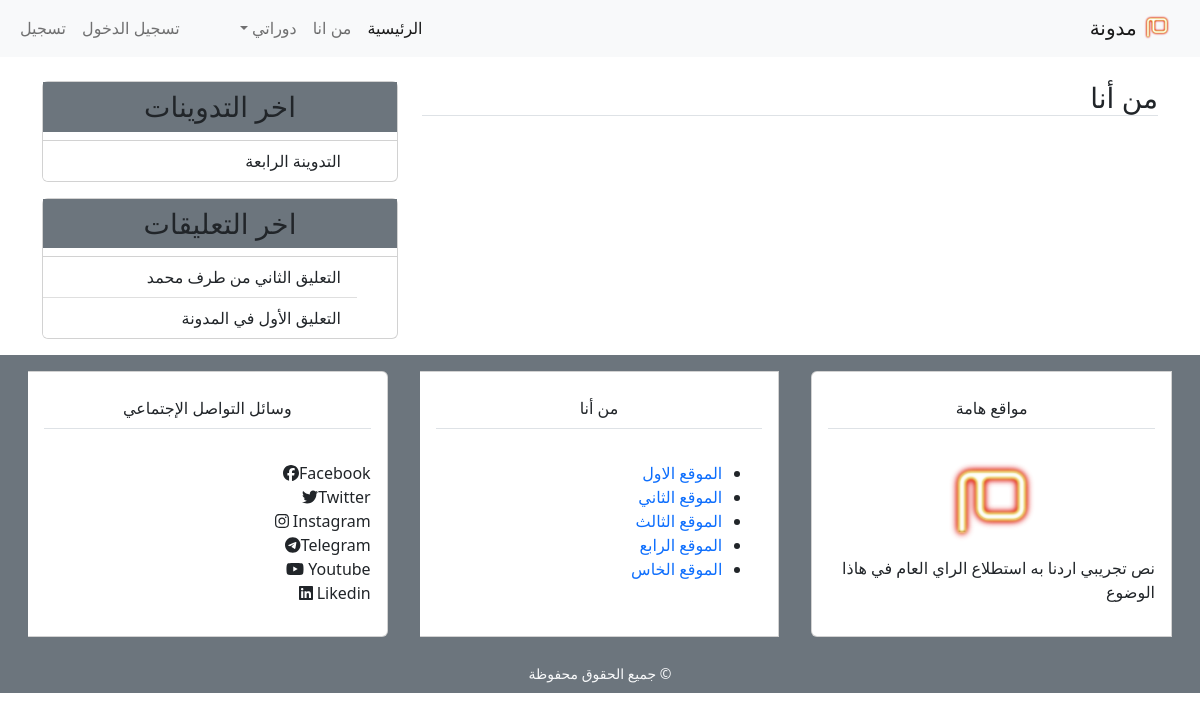
Page /about/ on the earlier database version.
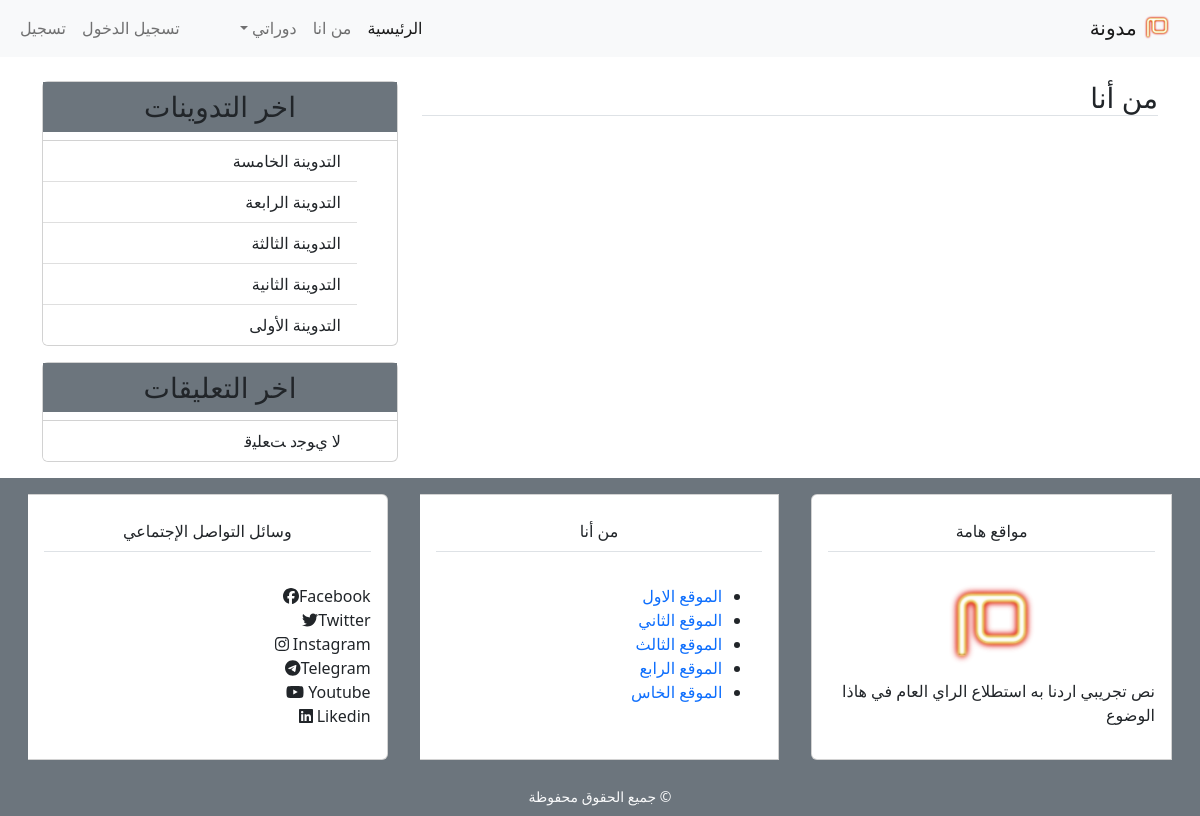
Same page on the later database version.
### blog/models.py (models this page shows, shortened)
class Post(models.Model):
    title = models.CharField(max_length=100)
    content = models.TextField()
    post_date = models.DateTimeField(default=timezone.now)
    post_update = models.DateTimeField(auto_now=True)
    author = models.ForeignKey(User, on_delete=models.CASCADE)
    class Meta:
        ordering = ('-post_date', )

class Comment(models.Model):
    name = models.CharField(max_length=50, verbose_name='الإسم')
    email = models.EmailField(verbose_name='البريد الإلكتروني')
    body = models.TextField(verbose_name='التعليق')
    comment_date = models.DateTimeField(auto_now_add=True)
    active = models.BooleanField(default=False)
    post = models.ForeignKey(Post, on_delete=models.CASCADE, related_name='comments')
    class Meta:
        ordering = ('-name', )

### blog/views.py (the view)
# urls.py: path('about/', views.about, name='about'),
def about(request):
    return render(request, 'blog/about.html', {'title': 'من أنا'})

### blog/templatetags/post_tag.py (called while the page is built)
@register.inclusion_tag('blog/latest_posts.html')
def latest_posts():
    context = {
        'l_posts': Post.objects.all()[0:5],
    }
    return context

@register.inclusion_tag('blog/latest_comments.html')
def latest_comments():
    context = {
        'l_comments': Comment.objects.filter(active=True)[0:5],
    }
    return context

### blog/templates/blog/about.html
{% extends 'blog/base.html' %}
{% block content %}
<h3 class="border-bottom">من أنا</h3>
{% endblock content %}

### blog/templates/blog/latest_posts.html
<ul class="list-group list-group-flush">
  {% for post in l_posts %}
  <li class="list-group-item">
    <a class="text-dark" href="{% url 'detail' post.pk %}">{{post.title}}</a>
  </li>
  {% empty %}
  <li class="border p-4 m-2">لاتوجد حاليا أية تدوينة</li>
  {% endfor %}
</ul>

### blog/templates/blog/latest_comments.html
<ul class="list-group list-group-flush">                  {% for comment in l_comments %}
  <li class="list-group-item">
    <a class="text-dark" href="{% url 'detail' comment.post.id %}">
      {% if comment.body|length > 40 %}
      {{comment.body|slice:'40'}}...
      {% else %}
      {{comment.body}}
      {% endif %}
    </a>
  </li>
  {% empty %}
 <li class="list-group-item">ﻻ ﻱﻮﺟﺩ ﺖﻌﻠﻴﻗ</li>
  {% endfor %}
</ul>

Differences in the rows shown:
removed Comment: body "التعليق الثاني من طرف محمد"
removed Comment: body "التعليق الأول في المدونة"
added Post: title "التدوينة الخامسة"
added Post: title "التدوينة الثالثة"
added Post: title "التدوينة الثانية"
added Post: title "التدوينة الأولى"
Other differences:
text now shown: "ﻻ ﻱﻮﺟﺩ ﺖﻌﻠﻴﻗ"
